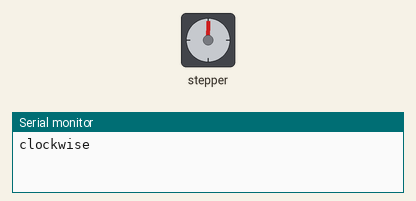
A sketch run on a simulated Arduino Uno, built with avr-gcc and run on an emulated ATmega328P. Parts: stepper motor, the last lines printed to the serial monitor. Stepper angles assume 500 steps per turn.

Above: at 0.05 s.
At 1.5 s:
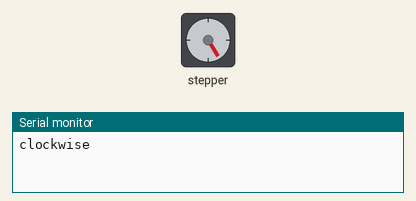
At 3.0 s:
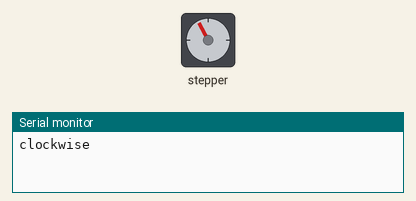
At 6.0 s:
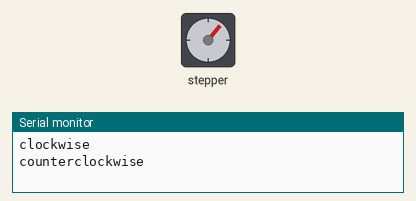
Timing chart, 0 to 8.1 s (numbered marks = the images above):
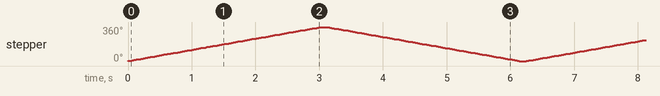

Measured:
- by itself, stepper: turns 360° clockwise in 3.0 s, then 360° counter-clockwise in 3.0 s, repeating every 6.3 s

The sketch:

stepper_biedny.ino
```cpp
#include <Stepper.h>

const int stepsPerRevolution = 500;
//Stepper myStepper(stepsPerRevolution, 3,4,5,6);
//Stepper myStepper(stepsPerRevolution, 28,29,30,31);
Stepper myStepper(stepsPerRevolution, 8,9,10,11);

void setup() {
  // set the speed at 60 rpm:
  myStepper.setSpeed(20);
  // initialize the serial port:
  Serial.begin(115200);
}

void loop() {
  // step one revolution  in one direction:
   Serial.println("clockwise");
  myStepper.step(stepsPerRevolution);
  delay(100);
   // step one revolution in the other direction:
  Serial.println("counterclockwise");
  myStepper.step(-stepsPerRevolution);
  delay(100);
}
```
